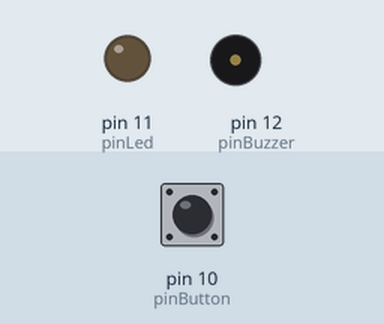
Simulated run of this sketch. Board: Arduino Uno, built with avr-gcc and run on an emulated ATmega328P. Shown: output pins drawn as LEDs (lit = HIGH), buzzer (waves = sounding, pin HIGH). The test bench sets the inputs (shaded band); at power-on: pin 10 (pinButton) LOW.

Above: at 1.2 s.
1.3 s: pin 10 (pinButton) pulled HIGH for 0.15 s
At 2.5 s:
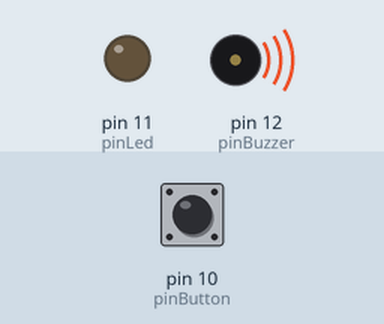
3.0 s: pin 10 (pinButton) pulled HIGH for 1 s
At 3.8 s:
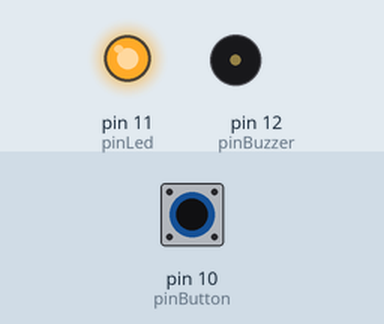
5.5 s: pin 10 (pinButton) pulled HIGH for 3.2 s
At 6.9 s:
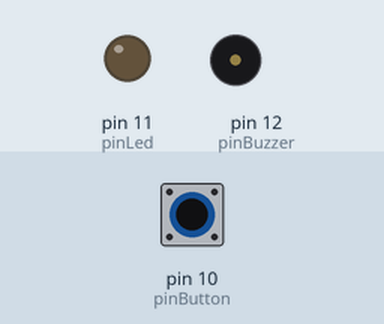
Timing chart, 0 to 8.5 s (numbered marks = the images above; inputs shaded):
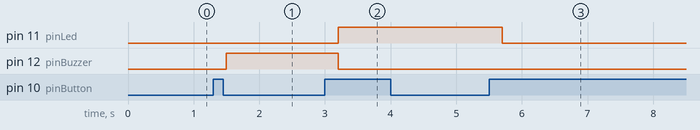

Measured:
- after the input at 1.3 s, pin 12 (pinBuzzer): LOW → HIGH after 0.20 s
- after the input at 3.0 s, pin 11 (pinLed): LOW → HIGH after 0.20 s; pin 12 (pinBuzzer): HIGH → LOW after 0.20 s
- after the input at 5.5 s, pin 11 (pinLed): HIGH → LOW after 0.20 s

The sketch:

scenario4.ino
```cpp
/*
Scenario 4 : Multi-state alarm
Pushing the button starts the buzz noise. Pushing it again stop the buzzer and switch the LED on. Pushing it again switch the LED off,
and makes the system ready to make noise again after one push, and so on
*/

const byte pinBuzzer = 12;
const byte pinLed = 11;
const byte pinButton = 10;
bool switchLedOn;
bool switchBuzzerOn;
int buttonState;
int oldButtonState;
int systemState;


void setup() {
  pinMode(pinBuzzer, OUTPUT);
  pinMode(pinLed, OUTPUT);
  pinMode(pinButton, INPUT);
/*  digitalWrite(pinBuzzer, HIGH);
  digitalWrite(pinLed, HIGH);
  delay(500);
  digitalWrite(pinBuzzer, LOW);
  digitalWrite(pinLed, LOW);*/
  switchLedOn = false;
  switchBuzzerOn = false;
  buttonState = 0;
  oldButtonState = 0;
  systemState = 0;
}

void loop() {
  int buttonState = digitalRead(pinButton);
  if (buttonState == 1 && oldButtonState != 1) {
    systemState++;
    if(systemState == 3) {
      systemState = 0;
    }
    delay(200);
  }
  oldButtonState = buttonState;

  if (systemState == 0) {
    digitalWrite(pinLed, LOW);
  } else if (systemState == 1) {
    digitalWrite(pinBuzzer, HIGH);
  } else {
    digitalWrite(pinBuzzer, LOW);
    digitalWrite(pinLed, HIGH);
  }
}
```
